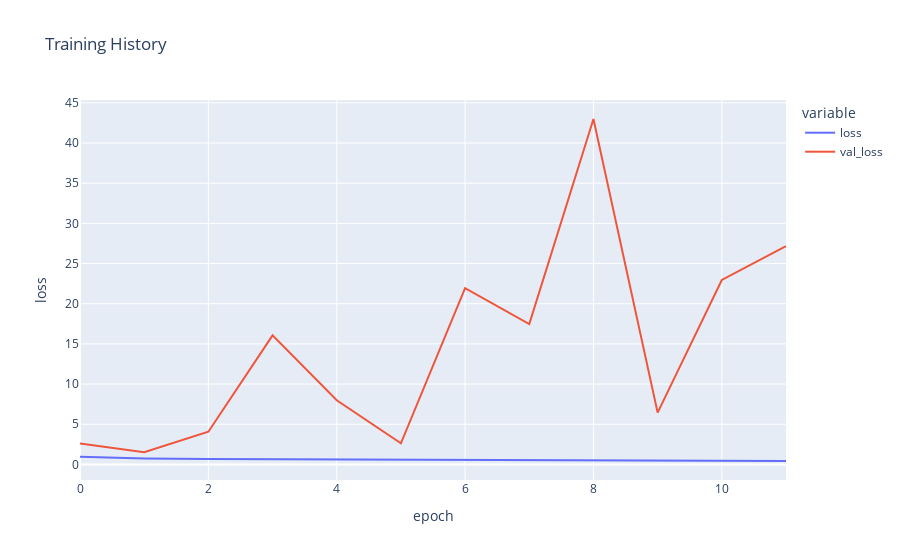

The notebook cell saved with this chart:
### Code cell
fig = px.line(
    history_age.history, y=['loss', 'val_loss'],
    labels={'index': 'epoch', 'value': 'loss'}, 
    title='Training History')
fig.show()

### Figure 1 — Plotly figure (JSON) as saved in the notebook; plotly's stock layout.template omitted (floating-point values rounded to 4 significant figures)
{"data": [{"hovertemplate": "variable=loss<br>epoch=%{x}<br>loss=%{y}<extra></extra>", "legendgroup": "loss", "line": {"color": "#636efa", "dash": "solid"}, "marker": {"symbol": "circle"}, "mode": "lines", "name": "loss", "orientation": "v", "showlegend": true, "type": "scatter", "x": [0, 1, 2, 3, 4, 5, 6, 7, 8, 9, 10, 11], "xaxis": "x", "y": [0.9702, 0.7447, 0.6784, 0.6415, 0.6016, 0.5755, 0.5429, 0.5261, 0.497, 0.4712, 0.4501, 0.4263], "yaxis": "y"}, {"hovertemplate": "variable=val_loss<br>epoch=%{x}<br>loss=%{y}<extra></extra>", "legendgroup": "val_loss", "line": {"color": "#EF553B", "dash": "solid"}, "marker": {"symbol": "circle"}, "mode": "lines", "name": "val_loss", "orientation": "v", "showlegend": true, "type": "scatter", "x": [0, 1, 2, 3, 4, 5, 6, 7, 8, 9, 10, 11], "xaxis": "x", "y": [2.594, 1.522, 4.071, 16.06, 7.979, 2.63, 21.94, 17.47, 42.99, 6.442, 22.96, 27.16], "yaxis": "y"}], "layout": {"legend": {"title": {"text": "variable"}, "tracegroupgap": 0}, "title": {"text": "Training History"}, "xaxis": {"anchor": "y", "domain": [0, 1], "title": {"text": "epoch"}}, "yaxis": {"anchor": "x", "domain": [0, 1], "title": {"text": "loss"}}}}
